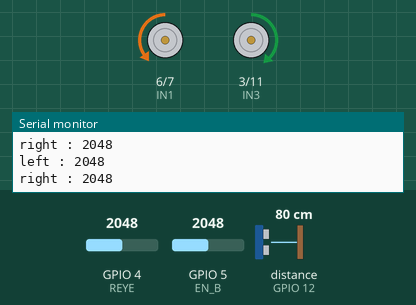
This sketch was run on a simulated ESP32-S3. On the bench: motor-driver pin pairs drawn as motors (green arrow = first pin HIGH = forward, orange = second pin HIGH = backward, longer = more drive, scaled by the enable pin), the last lines printed to the serial monitor. Wiring (inferred from the names in the program): ultrasonic range finder: trigger GPIO 13; echo GPIO 12. Inputs (shaded band) come from the test bench; at power-on: GPIO 4 (REYE) = 2048, GPIO 5 (EN_B) = 2048, distance to the obstacle (sensor on GPIO 12) 80 cm. The echo pulse lasts 58.3 µs per cm.

Above: at 1.2 s.
1.3 s: GPIO 4 (REYE) set to 105
2.8 s: GPIO 4 (REYE) set to 93
At 4.0 s:
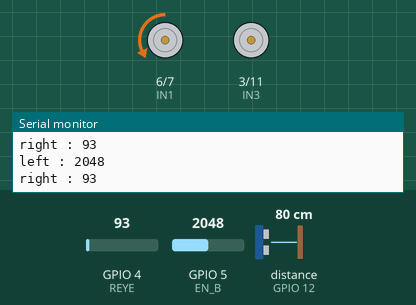
4.3 s: GPIO 5 (EN_B) set to 105
5.8 s: GPIO 5 (EN_B) set to 89
At 7.0 s:
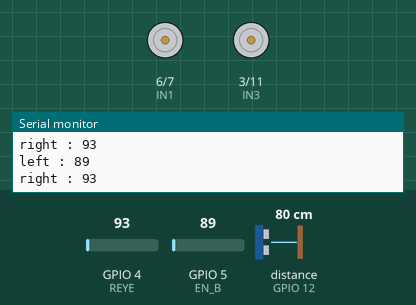
7.3 s: GPIO 4 (REYE) set to 491
At 7.8 s:
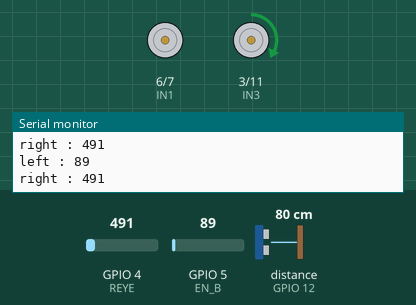
8.8 s: GPIO 4 (REYE) set to 60
At 9.4 s:
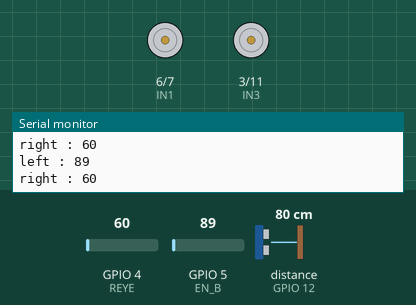
Timing chart, 0 to 11.3 s (numbered marks = the images above; inputs shaded):
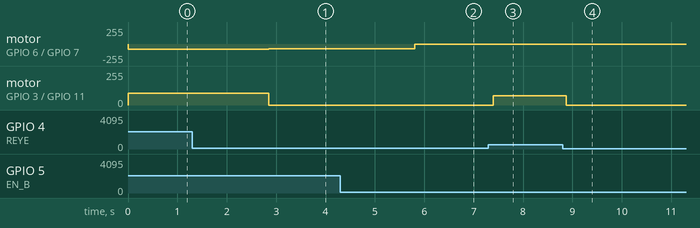

The sketch:

main.ino
```cpp
//For Wifi
#include <WiFi.h>
#include <WiFiClient.h>

//Pointers (*) are used because they have more efficiency, "string" could be used but I am conscious about the slowness of the arduino.
//These are all placeholders for you, I do not know how you have organized your naming.
const char* network_name = "NETWORK NAME";
const char* password = "NETWORK PASSWORD";
const char* host = "PC IP ADDRESS";
const int port = 1234;

bool OBSTACLE_DETECTED = false;

WiFiClient client;

//For Motor Driver
const int IN1 = 6 ; // motor A (right) s1
const int IN2 = 7; // motor A (right)s2
const int IN3 = 3; // motor B (left)s3
const int IN4 = 11; // motor B (left)s4
const int EN_A = 9;
const int EN_B = 5;

//For US Sensor
const int TRIGGER_PIN = 13;
const int ECHO_PIN = 12;
long US_travel_time;
int US_distance;

//For IR Sensor
const int LEYE = A4; // Left sensor
const int REYE = A3; // Right sensor

const int unit = 1000; //unit is one second for the time management

//Function to send message over wifi about the obstacle detection
void sendMessage(const String& message) {
  if (client.connect(host, port)) {
    client.println(message);
    client.stop();
  } else {
    Serial.println("Cannot connect to PC");
  }
}

void stopmove (){
  digitalWrite(IN1, LOW);
  digitalWrite(IN2, LOW);
  analogWrite(EN_A, 0);

  digitalWrite(IN3, LOW);
  digitalWrite(IN4, LOW);
  analogWrite(EN_B, 0);

}
void Breaks (){
  digitalWrite(IN1, LOW);
  digitalWrite(IN2, HIGH);
  analogWrite(EN_A, 0);

  digitalWrite(IN3, LOW);
  digitalWrite(IN4, HIGH);
  analogWrite(EN_B, 0);

}
void moveforward(int speed){ // function to drive forward with int speed
  digitalWrite(IN1, LOW);
  digitalWrite(IN2, HIGH);
  analogWrite(EN_A, (speed));

  digitalWrite(IN3, HIGH);
  digitalWrite(IN4, LOW);
  analogWrite(EN_B, (speed+10));
}

void movebackward (int speed) { //funstion to drive backward wiht int speed
  digitalWrite(IN1, HIGH);
  digitalWrite(IN2, LOW);
  analogWrite(EN_A, (speed));

  digitalWrite(IN3, LOW);
  digitalWrite(IN4, HIGH);
  analogWrite(EN_B, (speed+5));
}

void forwardRight (int speed) {
  //motor a
  digitalWrite(IN1, LOW);
  digitalWrite(IN2, HIGH);
  analogWrite(EN_A, (speed));
//motor b
  digitalWrite(IN3, LOW);
  digitalWrite(IN4, LOW);
  analogWrite(EN_B, (speed));
}

void forwardLeft (int speed) {
  //motor a
  digitalWrite(IN1, LOW);
  digitalWrite(IN2, LOW);
  analogWrite(EN_A, (speed));
//motor b
  digitalWrite(IN3, HIGH);
  digitalWrite(IN4, LOW);
  analogWrite(EN_B, (speed));
}

void backwardturnRight (int speed){
  digitalWrite(IN1, LOW);
  digitalWrite(IN2, HIGH);
  analogWrite(EN_A, speed);

  digitalWrite(IN3, HIGH);
  digitalWrite(IN4, LOW);
  analogWrite(EN_B, (speed/2));
}

void backwardturnLeft (int speed){
  digitalWrite(IN1, LOW);
  digitalWrite(IN2, HIGH);
  analogWrite(EN_A, speed/2);

  digitalWrite(IN3, HIGH);
  digitalWrite(IN4, LOW);
  analogWrite(EN_B, (speed));
}

void setup() {
Serial.begin(9600);

//Motor Driver
pinMode (IN1, OUTPUT);
pinMode (IN2, OUTPUT);
pinMode (IN3, OUTPUT);
pinMode (IN4, OUTPUT);
pinMode (EN_A, OUTPUT);
pinMode (EN_B, OUTPUT);

//IR Sensors
pinMode( LEYE, INPUT ); // the IRn sensor1
pinMode( REYE, INPUT ); // the IR sensor 2

//US Sensors
pinMode(TRIGGER_PIN, OUTPUT);
pinMode(ECHO_PIN, INPUT);

//End of setup
}

void loop() {
int value_SL = analogRead(LEYE);
int value_SR = analogRead (REYE);
Serial.print("left : ");
Serial.println(value_SL);
Serial.print("right : ");
Serial.println( value_SR);

//delay (2000);

if (value_SL>=100 && value_SR>=100){
  moveforward(80);
}else if (value_SL<100 && value_SR>=100){
  forwardLeft(70);
}else if (value_SL>=100 && value_SR<100){
  forwardRight(70);
}else if (value_SL<100 && value_SR<100){
  stopmove();
}

//US Sensor
//Clearing any history from the TRIGGER_PIN
digitalWrite(TRIGGER_PIN, LOW);
delayMicroseconds(2);

//Generating US wave
digitalWrite(TRIGGER_PIN, HIGH);
delayMicroseconds(10);
digitalWrite(TRIGGER_PIN, LOW);

//pulseIn function waits for the ECHO_PIN to get to high caused by the sound wave bouncing back. It starts a timer which ends when the ECHO_PIN goes to low again.
//pulseIn then returns the length of the pulse in micro seconds.
US_travel_time = pulseIn(ECHO_PIN, HIGH);

//0.034 is the speed of sound in cm/micro second. Divided by 2 as the wave travels to the object and back again
US_distance = US_travel_time*0.034/2;

if (US_distance <= 10) {

  //Sends message if its the first time the obstacle has been detected
  if (!OBSTACLE_DETECTED) {
    sendMessage("Obstacle Seen");

    //When obstacle is detected first, it will set to true.
    OBSTACLE_DETECTED = true;
  }
  stopmove();

  } else {

    //If an obstacle was detected before and has now been cleared, it will send "obstacle cleared"
    if (OBSTACLE_DETECTED){
      sendMessage("Obstacle Cleared");

      //When the obstacle is cleared, the variable resets to false.
      OBSTACLE_DETECTED = false;
    }

    if (value_SL >= 100 && value_SR >= 100) {
      moveforward(80);
    } else if (value_SL < 100 && value_SR >= 100) {
      forwardLeft(70);
    } else if (value_SL >= 100 && value_SR < 100) {
      forwardRight(70);
    } else if (value_SL < 100 && value_SR < 100) {
      stopmove();
    }
  }

  delay(100);

//This is the end of the loop
}
```

Measured:
- the behaviour switches between 100 and 99 on GPIO 4 (REYE) (found by bisection; images 0 and 1)
- the behaviour switches between 100 and 99 on GPIO 5 (EN_B) (found by bisection; images 1 and 2)
- after the input at 2.8 s, motor on GPIO 6 (IN1) / GPIO 7 (IN2): backward 80/255 → backward 70/255 after 0.05 s; motor on GPIO 3 (IN3) / GPIO 11 (IN4): forward 90/255 → stopped after 0.05 s
- after the input at 5.8 s, motor on GPIO 6 (IN1) / GPIO 7 (IN2): backward 70/255 → stopped at once
- after the input at 7.3 s, motor on GPIO 3 (IN3) / GPIO 11 (IN4): stopped → forward 70/255 after 0.09 s
- after the input at 8.8 s, motor on GPIO 3 (IN3) / GPIO 11 (IN4): forward 70/255 → stopped after 0.07 s
